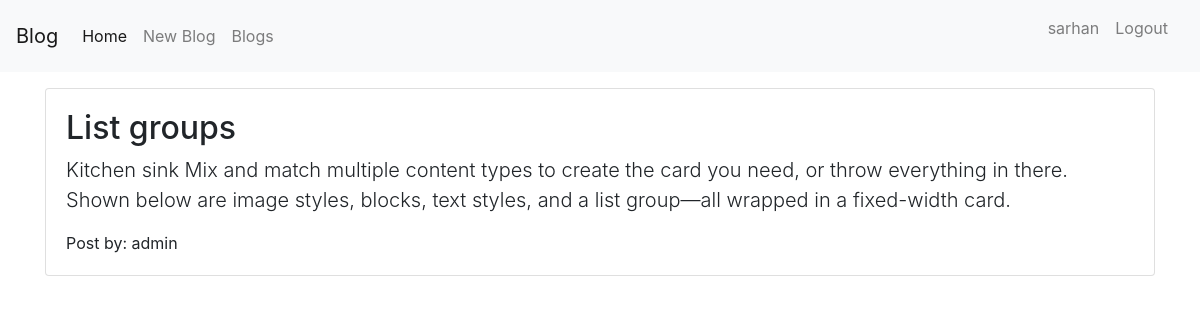
Page /blog/page/4 (signed in) on the committed database.
### blogapp/models.py (models this page shows, shortened)
class Blogs(models.Model):
        blog_title = models.CharField(max_length=150, verbose_name='Blog Title')
        blog_description =RichTextField(max_length=2000, verbose_name='Description')
        blog_user = models.ForeignKey(User, on_delete=models.CASCADE, verbose_name='Blog User')
        blog_image = models.ImageField(upload_to='upload/', verbose_name='Blog Image')
        created_on = models.DateTimeField(auto_now=True)
        updated_on = models.DateTimeField(auto_now_add=True)

### blogapp/views.py (the view)
# urls.py: path('blog/page/<int:id>', views.blog_page, name='blog_page'),
@login_required(login_url='blogapp:login')
def blog_page(request, id):
        url = 'blogapp/blog_page.html'
        blog = Blogs.objects.get(id=int(id))
        return render(request, url, {"blog": blog })

### blogapp/templates/blogapp/blog_page.html
{% extends 'blogapp/base.html' %}
{% block body %}
        <div class="container mt-3">
                <div class="card">
                        <div class="card-body">
                                <h2>{{blog.blog_title}}</h2>
                                <p class="lead">
                                        {{blog.blog_description|safe }}
                                </p>
                                <span>Post by: {{blog.blog_user}}</span>
                        </div>
                </div>
        </div>
{% endblock body %}

### blogapp/templates/blogapp/base.html (shortened to what this page needs)
{% load static %}
<!doctype html>
<html lang="en">
  <head>
    <link rel="stylesheet" href="{% static 'bootstrap/dist/css/bootstrap.min.css' %}">
  </head>
  <body>
          <nav class="navbar navbar-expand-lg navbar-light bg-light">
                {% if user.is_authenticated %}
                <a class="navbar-brand" href="{% url 'blogapp:home' %}">Blog</a>
                <div class="collapse navbar-collapse" id="navbarNav">
                        <ul class="navbar-nav">
                        <li class="nav-item active">
                        <a class="nav-link" href="{% url 'blogapp:home' %}">Home <span class="sr-only">(current)</span></a>
                        </li>
                        <li class="nav-item">
                        <a class="nav-link" href="{% url 'blogapp:blog' %}">New Blog</a>
                        </li>
                        <li class="nav-item">
                        <a class="nav-link" href="{% url 'blogapp:blog_list' %}"> Blogs</a>
                        </li>
                        </ul>
                </div>
                {% endif %}
                <div class="mr-sm-2">
                        <ul class="navbar-nav">
                                {% if user.is_authenticated %}
                                <li class="nav-item">
                                        <p class="nav-link">{{ user.username }}</p>
                                </li>
                                <li class="nav-item">
                                        <a href="{% url 'blogapp:logout' %}" class="nav-link">Logout</a>
                                </li>
                                {% endif %}
                        </ul>
                </div>
        </nav>
        <div class="container-fluid" id="THISONE">
                {% block body %}
                {% endblock body %}
        </div>
  </body>
</html>

### rows in the picture
Blogs: blog_title "List groups", blog_description "Kitchen sink Mix and match multiple content types to create the card you need, or throw everything in there. Shown below are image styles, blocks, text styles, and a list group—all wrapped in a fixed-width card.", blog_user "admin"

### other values in the picture
{{ user.username }} "sarhan"
